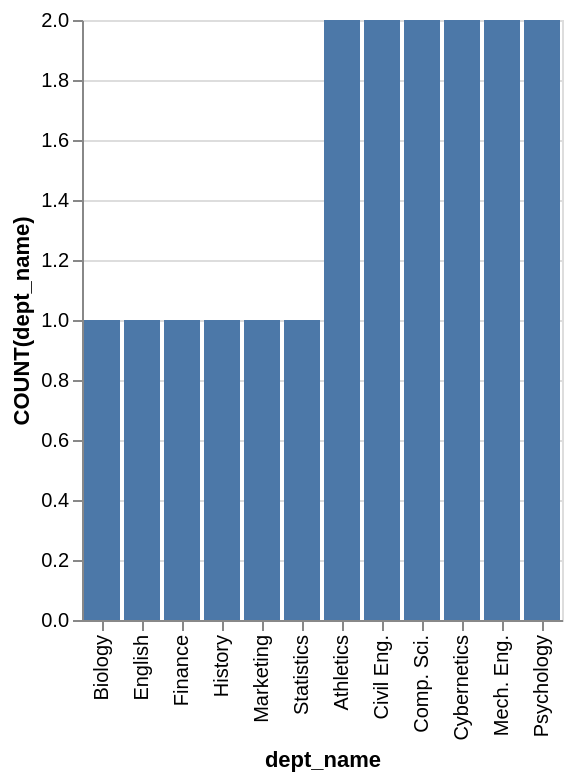

Describe this chart as a Vega-Lite specification.
### Vega-Lite specification from a JSON file in a GitHub repository (floating-point values rounded to 4 significant figures)
{"data": {"values": [{"x_data": "Biology", "y_data": 1}, {"x_data": "English", "y_data": 1}, {"x_data": "Finance", "y_data": 1}, {"x_data": "History", "y_data": 1}, {"x_data": "Marketing", "y_data": 1}, {"x_data": "Statistics", "y_data": 1}, {"x_data": "Athletics", "y_data": 2}, {"x_data": "Civil Eng.", "y_data": 2}, {"x_data": "Comp. Sci.", "y_data": 2}, {"x_data": "Cybernetics", "y_data": 2}, {"x_data": "Mech. Eng.", "y_data": 2}, {"x_data": "Psychology", "y_data": 2}]}, "mark": "bar", "encoding": {"x": {"field": "x_data", "type": "nominal", "title": "dept_name", "sort": {"op": "sum", "field": "y_data", "order": "ascending"}}, "y": {"field": "y_data", "type": "quantitative", "title": "COUNT(dept_name)"}}}
